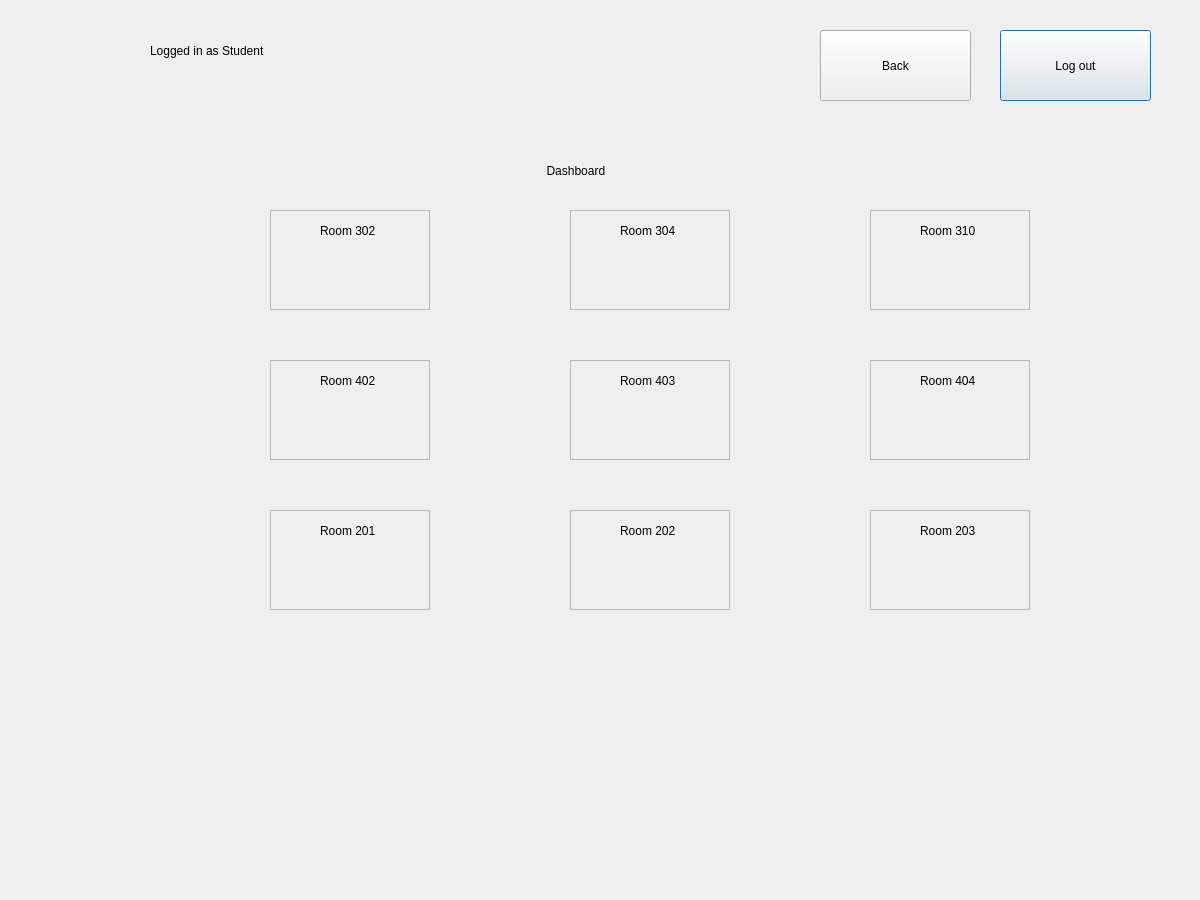
<?xml version="1.0" encoding="UTF-8"?>
<ui version="4.0">
 <class>studentcheckclass</class>
 <widget class="QDialog" name="studentcheckclass">
  <property name="geometry">
   <rect>
    <x>0</x>
    <y>0</y>
    <width>1200</width>
    <height>900</height>
   </rect>
  </property>
  <property name="windowTitle">
   <string>Dialog</string>
  </property>
  <widget class="QLabel" name="label">
   <property name="geometry">
    <rect>
     <x>150</x>
     <y>10</y>
     <width>221</width>
     <height>81</height>
    </rect>
   </property>
   <property name="text">
    <string>Logged in as Student</string>
   </property>
  </widget>
  <widget class="QLabel" name="label_2">
   <property name="geometry">
    <rect>
     <x>450</x>
     <y>140</y>
     <width>321</width>
     <height>61</height>
    </rect>
   </property>
   <property name="text">
    <string>                             Dashboard</string>
   </property>
  </widget>
  <widget class="QFrame" name="frame4">
   <property name="geometry">
    <rect>
     <x>270</x>
     <y>360</y>
     <width>160</width>
     <height>100</height>
    </rect>
   </property>
   <property name="frameShape">
    <enum>QFrame::Shape::StyledPanel</enum>
   </property>
   <property name="frameShadow">
    <enum>QFrame::Shadow::Raised</enum>
   </property>
   <widget class="QLabel" name="label_11">
    <property name="geometry">
     <rect>
      <x>50</x>
      <y>10</y>
      <width>71</width>
      <height>21</height>
     </rect>
    </property>
    <property name="text">
     <string>Room 402</string>
    </property>
   </widget>
  </widget>
  <widget class="QFrame" name="frame1">
   <property name="geometry">
    <rect>
     <x>270</x>
     <y>210</y>
     <width>160</width>
     <height>100</height>
    </rect>
   </property>
   <property name="frameShape">
    <enum>QFrame::Shape::StyledPanel</enum>
   </property>
   <property name="frameShadow">
    <enum>QFrame::Shadow::Raised</enum>
   </property>
   <widget class="QLabel" name="label_3">
    <property name="geometry">
     <rect>
      <x>50</x>
      <y>10</y>
      <width>71</width>
      <height>21</height>
     </rect>
    </property>
    <property name="text">
     <string>Room 302</string>
    </property>
   </widget>
  </widget>
  <widget class="QFrame" name="frame2">
   <property name="geometry">
    <rect>
     <x>570</x>
     <y>210</y>
     <width>160</width>
     <height>100</height>
    </rect>
   </property>
   <property name="frameShape">
    <enum>QFrame::Shape::StyledPanel</enum>
   </property>
   <property name="frameShadow">
    <enum>QFrame::Shadow::Raised</enum>
   </property>
   <widget class="QLabel" name="label_4">
    <property name="geometry">
     <rect>
      <x>50</x>
      <y>10</y>
      <width>71</width>
      <height>21</height>
     </rect>
    </property>
    <property name="text">
     <string>Room 304</string>
    </property>
   </widget>
  </widget>
  <widget class="QFrame" name="frame9">
   <property name="geometry">
    <rect>
     <x>870</x>
     <y>510</y>
     <width>160</width>
     <height>100</height>
    </rect>
   </property>
   <property name="frameShape">
    <enum>QFrame::Shape::StyledPanel</enum>
   </property>
   <property name="frameShadow">
    <enum>QFrame::Shadow::Raised</enum>
   </property>
   <widget class="QLabel" name="label_7">
    <property name="geometry">
     <rect>
      <x>50</x>
      <y>10</y>
      <width>71</width>
      <height>21</height>
     </rect>
    </property>
    <property name="text">
     <string>Room 203</string>
    </property>
   </widget>
  </widget>
  <widget class="QFrame" name="frame7">
   <property name="geometry">
    <rect>
     <x>270</x>
     <y>510</y>
     <width>160</width>
     <height>100</height>
    </rect>
   </property>
   <property name="frameShape">
    <enum>QFrame::Shape::StyledPanel</enum>
   </property>
   <property name="frameShadow">
    <enum>QFrame::Shadow::Raised</enum>
   </property>
   <widget class="QLabel" name="label_12">
    <property name="geometry">
     <rect>
      <x>50</x>
      <y>10</y>
      <width>71</width>
      <height>21</height>
     </rect>
    </property>
    <property name="text">
     <string>Room 201</string>
    </property>
   </widget>
  </widget>
  <widget class="QLabel" name="logo">
   <property name="geometry">
    <rect>
     <x>0</x>
     <y>0</y>
     <width>141</width>
     <height>91</height>
    </rect>
   </property>
   <property name="text">
    <string/>
   </property>
  </widget>
  <widget class="QFrame" name="frame6">
   <property name="geometry">
    <rect>
     <x>870</x>
     <y>360</y>
     <width>160</width>
     <height>100</height>
    </rect>
   </property>
   <property name="frameShape">
    <enum>QFrame::Shape::StyledPanel</enum>
   </property>
   <property name="frameShadow">
    <enum>QFrame::Shadow::Raised</enum>
   </property>
   <widget class="QLabel" name="label_6">
    <property name="geometry">
     <rect>
      <x>50</x>
      <y>10</y>
      <width>71</width>
      <height>21</height>
     </rect>
    </property>
    <property name="text">
     <string>Room 404</string>
    </property>
   </widget>
  </widget>
  <widget class="QFrame" name="frame8">
   <property name="geometry">
    <rect>
     <x>570</x>
     <y>510</y>
     <width>160</width>
     <height>100</height>
    </rect>
   </property>
   <property name="frameShape">
    <enum>QFrame::Shape::StyledPanel</enum>
   </property>
   <property name="frameShadow">
    <enum>QFrame::Shadow::Raised</enum>
   </property>
   <widget class="QLabel" name="label_9">
    <property name="geometry">
     <rect>
      <x>50</x>
      <y>10</y>
      <width>71</width>
      <height>21</height>
     </rect>
    </property>
    <property name="text">
     <string>Room 202</string>
    </property>
   </widget>
  </widget>
  <widget class="QLabel" name="labelTime">
   <property name="geometry">
    <rect>
     <x>810</x>
     <y>150</y>
     <width>231</width>
     <height>51</height>
    </rect>
   </property>
   <property name="text">
    <string/>
   </property>
  </widget>
  <widget class="QPushButton" name="pushButton">
   <property name="geometry">
    <rect>
     <x>1000</x>
     <y>30</y>
     <width>151</width>
     <height>71</height>
    </rect>
   </property>
   <property name="text">
    <string>Log out</string>
   </property>
  </widget>
  <widget class="QFrame" name="frame5">
   <property name="geometry">
    <rect>
     <x>570</x>
     <y>360</y>
     <width>160</width>
     <height>100</height>
    </rect>
   </property>
   <property name="frameShape">
    <enum>QFrame::Shape::StyledPanel</enum>
   </property>
   <property name="frameShadow">
    <enum>QFrame::Shadow::Raised</enum>
   </property>
   <widget class="QLabel" name="label_8">
    <property name="geometry">
     <rect>
      <x>50</x>
      <y>10</y>
      <width>71</width>
      <height>21</height>
     </rect>
    </property>
    <property name="text">
     <string>Room 403</string>
    </property>
   </widget>
  </widget>
  <widget class="QFrame" name="frame3">
   <property name="geometry">
    <rect>
     <x>870</x>
     <y>210</y>
     <width>160</width>
     <height>100</height>
    </rect>
   </property>
   <property name="frameShape">
    <enum>QFrame::Shape::StyledPanel</enum>
   </property>
   <property name="frameShadow">
    <enum>QFrame::Shadow::Raised</enum>
   </property>
   <widget class="QLabel" name="label_5">
    <property name="geometry">
     <rect>
      <x>50</x>
      <y>10</y>
      <width>71</width>
      <height>21</height>
     </rect>
    </property>
    <property name="text">
     <string>Room 310</string>
    </property>
   </widget>
  </widget>
  <widget class="QPushButton" name="pushButtonback">
   <property name="geometry">
    <rect>
     <x>820</x>
     <y>30</y>
     <width>151</width>
     <height>71</height>
    </rect>
   </property>
   <property name="text">
    <string>Back</string>
   </property>
  </widget>
 </widget>
 <resources/>
 <connections/>
</ui>
